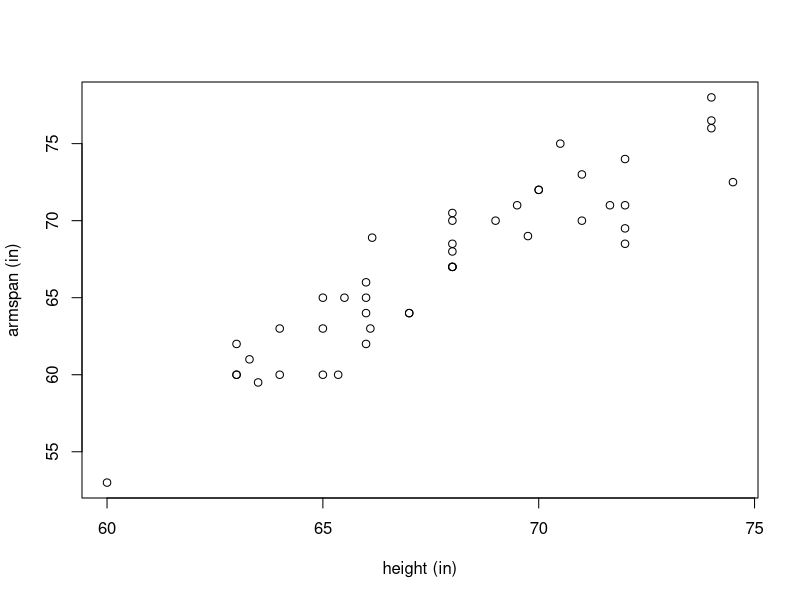
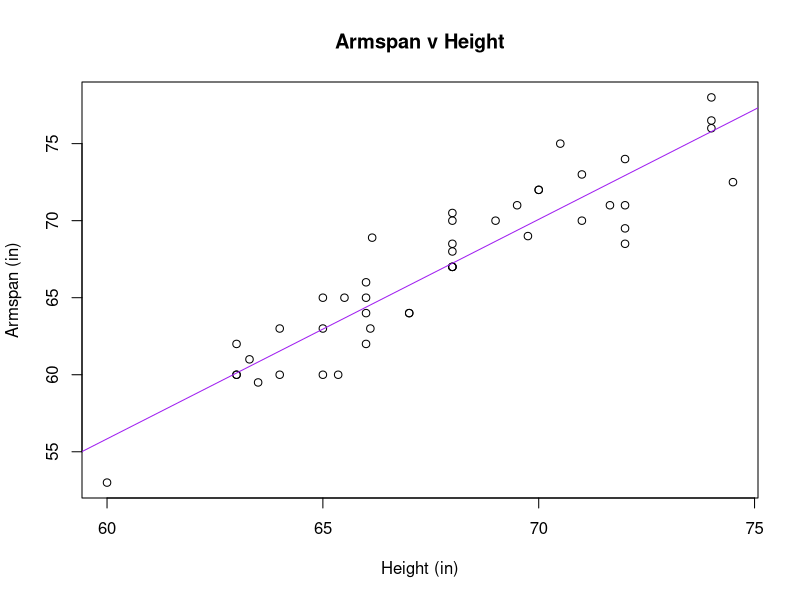
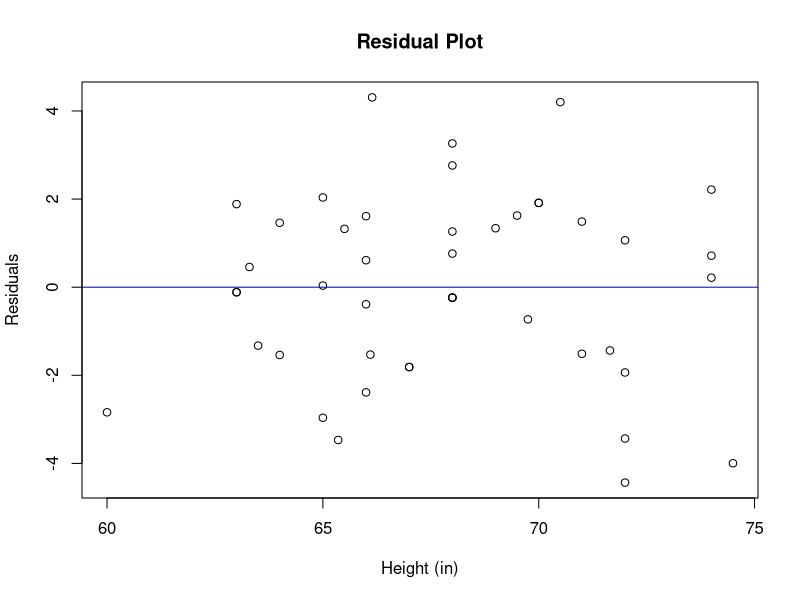
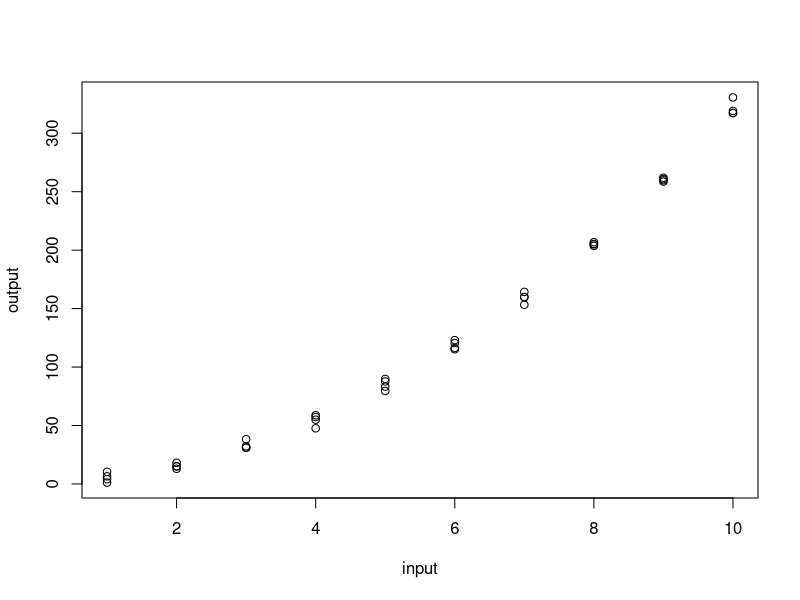
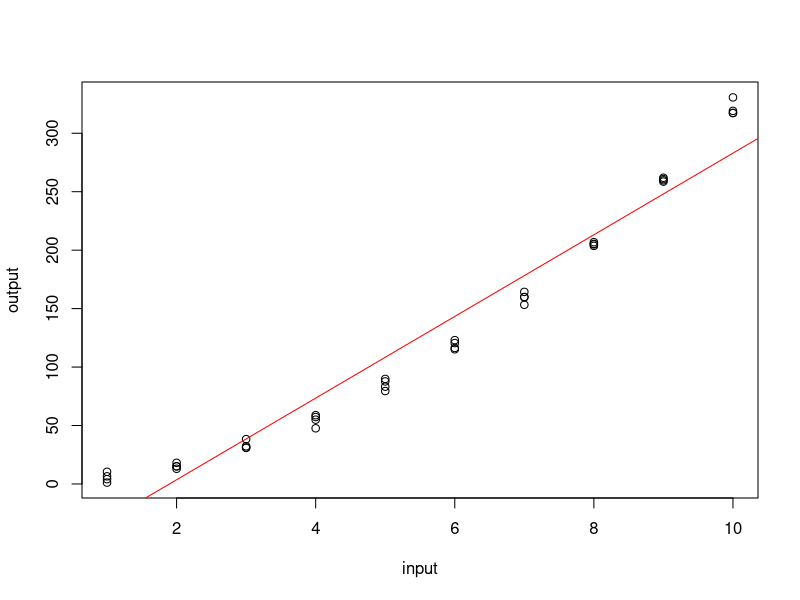
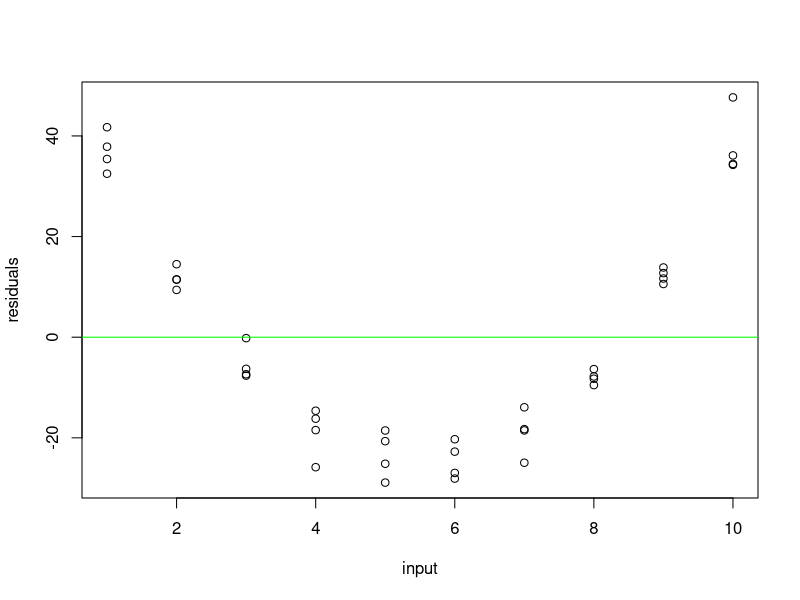
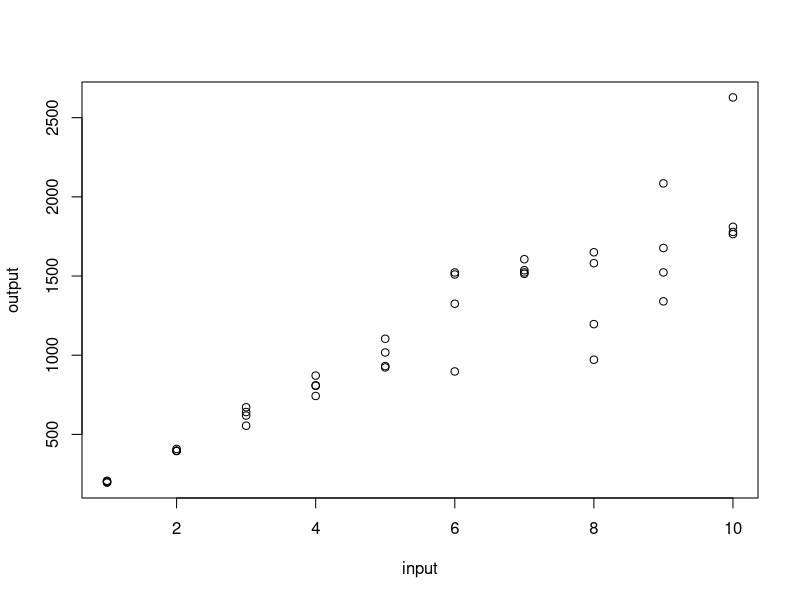
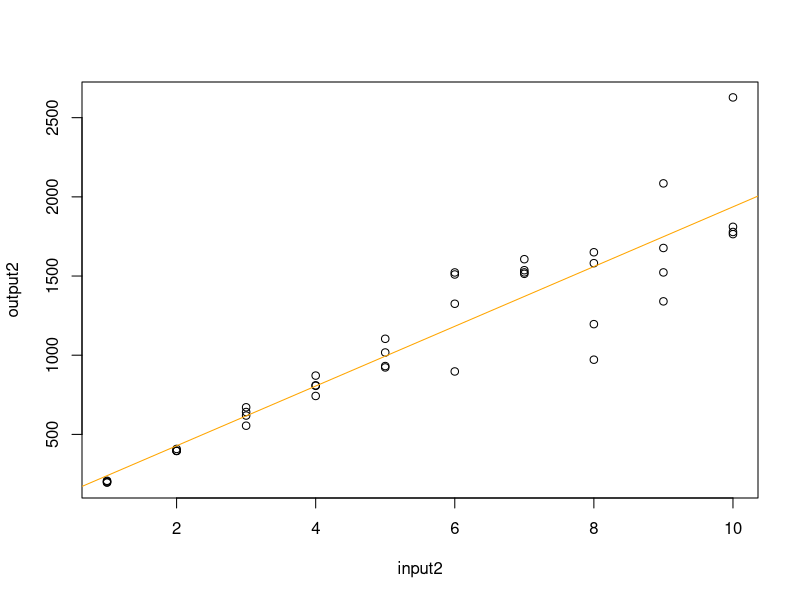

The R script that drew these images, in order:
## ---- chunk 1
library(tidyverse)
armspan <- read_csv('armspan2022_cleaner.csv')
colnames(armspan) <- c('timestamp','height','armspan','taller_than_father','taller_than_mother')
## ---- chunk 2
plot(armspan$armspan ~ armspan$height, xlab = 'height (in)', ylab = 'armspan (in)')
## ---- chunk 3
lm_arm <- lm(armspan$armspan ~ armspan$height)
summary(lm_arm)
plot(armspan$armspan ~ armspan$height, main = 'Armspan v Height', xlab = 'Height (in)', ylab = 'Armspan (in)')
abline(lm_arm, col = 'purple')
## ---- chunk 4
my_armspan <- -29.63530 + (1.42459*72)
print(my_armspan)
## ---- chunk 5
70 - my_armspan
## ---- chunk 6
summary(lm_arm)
phelps_armspan <- -29.63530 + (1.42459*76)
phelps_armspan
phelps_residual <- 79 - phelps_armspan
phelps_residual
## ---- chunk 7
plot(lm_arm$residuals ~ armspan$height[-33], ylab = 'Residuals', main = 'Residual Plot', xlab = 'Height (in)')
abline(0,0, col = 'blue')
## ---- chunk 8
quadratic <- function(a, b, c, sigma, x = rep(1:10 ,by=.1, 4), random.seed) {
  set.seed(random.seed)
  epsilon <- rnorm(length(x), 0, sigma)
  output <- a + (b* x) + (c * (x^2)) + epsilon
}
## ---- chunk 9
output <- quadratic(1, 2, 3, 4, rep(1:10 ,by=.1, 4), 1234)
input <- rep(1:10 ,by=.1, 4)
plot(output ~ input)
## ---- chunk 10
my_lm <- lm(output ~ input)
plot(output ~ input)
abline(my_lm, col = 'red')

plot(my_lm$residuals ~ input, ylab = 'residuals', xlab = 'input')
abline(0,0, col = 'green')
## ---- chunk 11
linear <- function(a, b, x, sigma, random.seed){
  set.seed(random.seed)
  epsilon <- rnorm(length(x), 0, sigma*x^2)
  output <- a + b*x + epsilon
}
## ---- chunk 12
output2 <- linear(1, 200, rep(1:10, by = .1, 4), 5, 123)
input2 <- rep(1:10, by = .1, 4)
plot(output2 ~ input2, xlab = "input", ylab = "output")
## ---- chunk 13
my_lm2 <- lm(output2 ~ input2)
plot(output2 ~ input2)
abline(my_lm2, col = 'orange')
plot(my_lm2$residuals ~ input2)
abline(0,0, col = 'pink')
## ---- chunk 14
atus <- read_csv("atus.csv")
## ---- chunk 15
atus1 <- subset(atus,homework > 0)
plot(atus1$sleep, atus1$homework)
atus_lm <- lm(atus1$homework ~ atus1$sleep, ylab = "homework time spent (min)", ylab = "Amount Slept (min)")
abline(atus_lm, col = 'blue')
## ---- chunk 16
plot(atus_lm$residuals ~ atus1$sleep, main =  'Residual Plot', xlab = ' Amount Slept (min)', ylab = 'Residual')
abline(0,0, col = 'red')
## ---- chunk 17
male <- atus %>% filter(gender == 'Male')
female <- atus %>% filter(gender == 'Female')
mu1 <- mean(male$household_chores)
mu2 <- mean(female$household_chores)
mu1 - mu2
## ---- chunk 18
male <- atus %>% filter(gender == 'Male')
female <- atus %>% filter(gender == 'Female')
t.test(male$household_chores, female$household_chores, alternative = 'greater')
## ---- chunk 19
linear_generate <- function(beta_0, beta_1, sigma, x, random.seed){
  set.seed(random.seed)
  epsilon <- rnorm(length(x), 0, sigma)
  output <- beta_0 + beta_1*x + epsilon
}
## ---- chunk 20
x <- rep(1:10,by=.1,4)
y <- linear_generate(1, 3, 3, x, 123)
plot(y ~ x)
